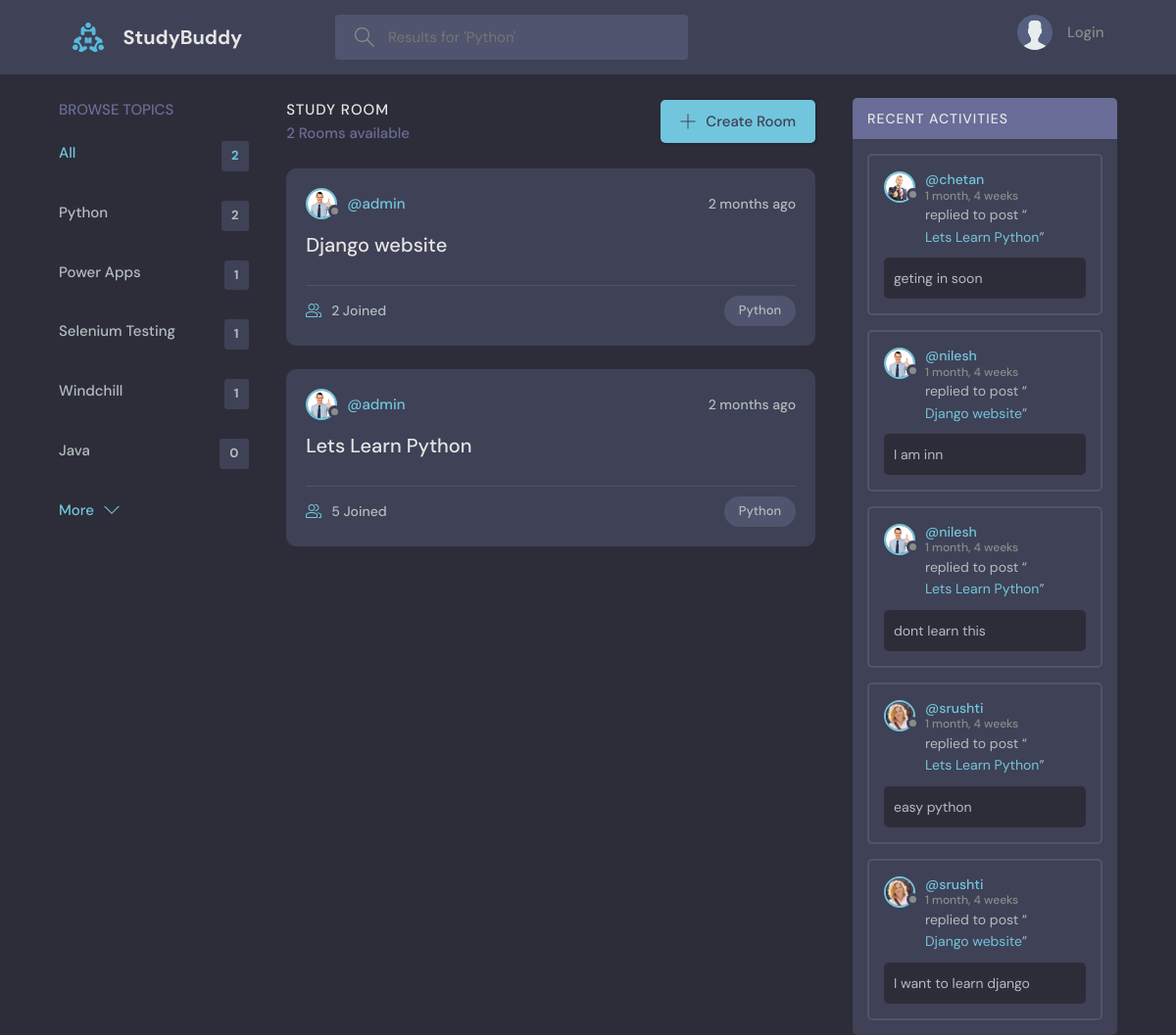
Page /?q=Python on the committed database.
### base/models.py (models this page shows, shortened)
class Topic(models.Model):
    name = models.CharField(max_length=200) # group name

class Room(models.Model):
    host =  models.ForeignKey(User,on_delete=models.SET_NULL, null=True)
    topic = models.ForeignKey(Topic,on_delete=models.SET_NULL, null=True) # Single topic may have many rooms ==> single to Many RELATIONSHIP
    name = models.CharField(max_length=200)
    description = models.TextField(null=True,blank=True)
    participants = models.ManyToManyField(User,related_name='participants',blank=True) # many to many relationship
    updated = models.DateTimeField(auto_now=True)
    created = models.DateTimeField(auto_now_add=True)
    def __str__(self) -> str:
        return self.name
    class Meta:
        ordering = ['-updated','-created']

class User(AbstractUser):
    name = models.CharField(max_length=200, null= True)
    email = models.EmailField(unique=True,null=True)
    bio = models.TextField(null=True)
    avatar= models.ImageField(null=True, default="avatar.svg")
    USERNAME_FIELD: str='email'
    REQUIRED_FIELDS: list[str] = []

class Message(models.Model):
    user = models.ForeignKey(User,on_delete=models.CASCADE)# one user can do many messages ==> one to many RELATIONSHIP
    room = models.ForeignKey(Room,on_delete=models.CASCADE) #Single room contain many message==> single to Many RELATIONSHIP
    body = models.TextField()
    updated = models.DateTimeField(auto_now=True)
    created = models.DateTimeField(auto_now_add=True)
    def __str__(self) -> str:
        return self.body[:50]
    class Meta:
        ordering = ['-created']

### base/views.py (the view)
# urls.py: path('', views.home, name='home'),
def home(request):
    q = request.GET.get('q','')
    rooms = Room.objects.filter(
        Q(topic__name__icontains=q) |
        Q(name__icontains=q) |
        Q(description__icontains=q) |
        Q(host__username__icontains=q)
    )
    topics = Topic.objects.all()[:5]
    room_messages = Message.objects.filter(
        Q(room__topic__name__icontains=q)
    )
    context = {
        'rooms':rooms,
        'topics':topics,
        'room_count': rooms.count(),
        'room_messages':room_messages[:5],
        'q':q
    }
    return render(request,'home.html',context)

### base/templates/home.html (shortened to what this page needs)
{% extends "base.html" %}
{% load static %}
{% block content_block %}
    <main class="layout layout--3">
      <div class="container">
        <div>
          {% include 'topics_component.html' %}
        </div>
        <div class="roomList">
          <div class="roomList__header">
            <div>
              <h2>Study Room</h2>
              <p>{{room_count}} Rooms available</p>
            </div>
            <a class="btn btn--main" href="{% url 'create-room' %}">
              <svg version="1.1" xmlns="http://www.w3.org/2000/svg" width="32" height="32" viewBox="0 0 32 32">
                <title>add</title>
                <path
                  d="M16.943 0.943h-1.885v14.115h-14.115v1.885h14.115v14.115h1.885v-14.115h14.115v-1.885h-14.115v-14.115z"
                ></path>
              </svg>
              Create Room
            </a>
          </div>
          {% include 'feed_component.html' %}
        </div>
        <div>
          {% include 'activity_component.html' %}
        </div>
      </div>
    </main>
{% endblock content_block %}

### base/templates/topics_component.html
<div class="topics">
  <div class="topics__header">
    <h2>Browse Topics</h2>
  </div>
  <ul class="topics__list">
    <li>
      <a href="{% url 'home' %}" class="active">All <span>{{rooms.count}}</span></a>
    </li>
    {% for topic in topics %}
    <li>
      <a href="{% url 'home' %}?q={{topic.name}}">{{topic.name}} <span>{{topic.room_set.all.count}}</span></a>
    </li>
    {% endfor %}
  </ul>
  <a class="btn btn--link" href="{% url 'topics' %}">
    More
    <svg version="1.1" xmlns="http://www.w3.org/2000/svg" width="32" height="32" viewBox="0 0 32 32">
      <title>chevron-down</title>
      <path d="M16 21l-13-13h-3l16 16 16-16h-3l-13 13z"></path>
    </svg>
  </a>
</div>

### base/templates/feed_component.html (shortened to what this page needs)
{% for room in rooms %}
<div class="roomListRoom">
  <div class="roomListRoom__header">
    <a href="{% url 'user-profile' room.host.id %}" class="roomListRoom__author">
      <div class="avatar avatar--small">
        <img src="{{room.host.avatar.url}}" />
      </div>
      <span>@{{room.host.username}}</span>
    </a>
    <div class="roomListRoom__actions">
      <span>{{room.created | timesince}} ago</span>
    </div>
  </div>
  <div class="roomListRoom__content">
    <a href="{% url 'room' room.id %}">{{room.name}}</a>
  </div>
  <div class="roomListRoom__meta">
    <a href="{% url 'room' room.id %}" class="roomListRoom__joined">
      {{room.participants.all.count}} Joined
    </a>
    <p class="roomListRoom__topic">{{room.topic.name}}</p>
  </div>
</div>
{% endfor %}

### base/templates/activity_component.html (shortened to what this page needs)
<div class="activities">
  <div class="activities__header">
    <h2>Recent Activities</h2>
  </div>
  {% for message in room_messages %}
  <div class="activities__box">
    <div class="activities__boxHeader roomListRoom__header">
      <a href="{% url 'user-profile' message.user.id %}" class="roomListRoom__author">
        <div class="avatar avatar--small">
          <img src="{{message.user.avatar.url}}" />
        </div>
        <p>
          @{{message.user.username}}
          <span>{{message.created | timesince}}</span>
        </p>
      </a>
    </div>
    <div class="activities__boxContent">
      <p>replied to post “<a href="{% url 'room' message.room.id %}">{{message.room}}</a>”</p>
      <div class="activities__boxRoomContent">
        {{message}}
      </div>
    </div>
  </div>
  {% endfor %}
</div>

### rows in the picture
Topic: name "Python", room_set.all.count "2"
Topic: name "Power Apps", room_set.all.count "1"
Topic: name "Selenium Testing", room_set.all.count "1"
Topic: name "Windchill", room_set.all.count "1"
Topic: name "Java", room_set.all.count "0"
Room: host.avatar (picture), host.username "admin", created "2 months", name "Django website", participants.all.count "2", topic.name "Python"
Room: host.avatar (picture), host.username "admin", created "2 months", name "Lets Learn Python", participants.all.count "5", topic.name "Python"
Message: user.avatar (picture), user.username "chetan", created "1 month, 4 weeks", room "Lets Learn Python", body "geting in soon"
Message: user.avatar (picture), user.username "nilesh", created "1 month, 4 weeks", room "Django website", body "I am inn"
Message: user.avatar (picture), user.username "nilesh", created "1 month, 4 weeks", room "Lets Learn Python", body "dont learn this"
Message: user.avatar (picture), user.username "srushti", created "1 month, 4 weeks", room "Lets Learn Python", body "easy python"
Message: user.avatar (picture), user.username "srushti", created "1 month, 4 weeks", room "Django website", body "I want to learn django"

### other values in the picture
{{ rooms.count }} "2"
{{ room_count }} "2"
